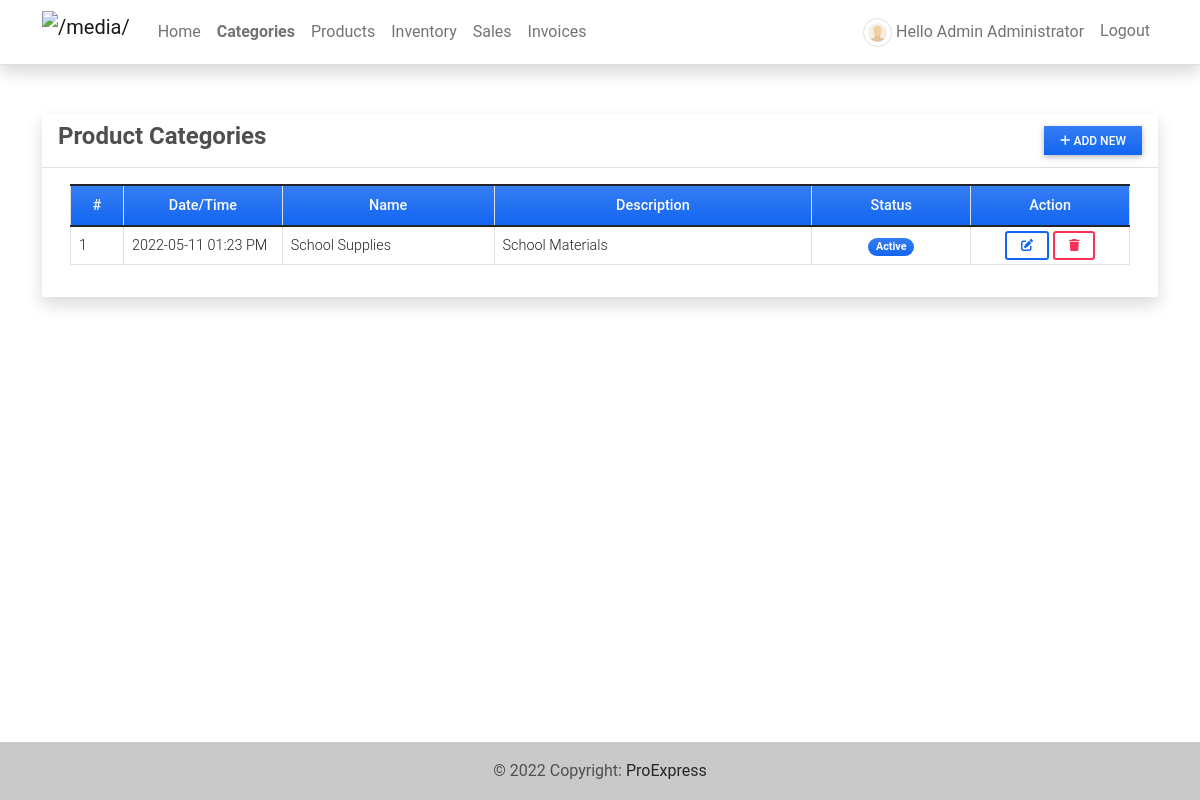
Screenshot of /category (signed in) with the database file from the repository.
### imsApp/models.py (models this page shows, shortened)
class Category(models.Model):
    name = models.CharField(max_length=250)
    description = models.TextField()
    status = models.CharField(max_length=2, choices=(('1','Active'),('2','Inactive')), default=1)
    date_created = models.DateTimeField(default=timezone.now)
    date_updated = models.DateTimeField(auto_now=True)

### imsApp/views.py (the view)
# urls.py: path('category',views.category_mgt,name='category-page'),
@login_required
def category_mgt(request):
    context['page_title'] = "Product Categories"
    categories = Category.objects.all()
    context['categories'] = categories
    return render(request, 'category_mgt.html', context)

### imsApp/templates/category_mgt.html (shortened to what this page needs)
{% extends 'base.html' %} {% block pageContent %}
<div class="col-lg-12 col-md-12 col-sm-12 col-xs-12">
    <div class="card card-default rounded-0 shadow ">
        <div class="card-header">
            <div class="d-flex w-100 align-items-center justify-content-between">
                <h4 class="card-title fw-bold">Product Categories</h4>
                <div class="tools">
                    <button type="button" class="btn btn-primary rounded-0 bg-gradient btn-sm" id='add_new'><i class="fa fa-plus"></i> Add New</button>
                </div>
            </div>
        </div>
        <div class="card-body">
            <div class="container-fluid">
                <table class="table table-bordered" id="category-list">
                    <colgroup>
                        <col width="5%">
                        <col width="15%">
                        <col width="20%">
                        <col width="30%">
                        <col width="15%">
                        <col width="15%">
                    </colgroup>
                    <thead>
                        <tr class="bg-gradient bg-primary bg-opacity-50 text-light">
                            <th class="px-2 py-2 text-center">#</th>
                            <th class="px-2 py-2 text-center">Date/Time</th>
                            <th class="px-2 py-2 text-center">Name</th>
                            <th class="px-2 py-2 text-center">Description</th>
                            <th class="px-2 py-2 text-center">Status</th>
                            <th class="px-2 py-2 text-center">Action</th>
                        </tr>
                    </thead>
                    <tbody>
                        {% for category in categories %}
                        <tr>
                            <td class="px-2 py-1 align-middle">{{ forloop.counter }}</td>
                            <td class="px-2 py-1 align-middle">{{ category.date_created|date:"Y-m-d h:i A" }}</td>
                            <td class="px-2 py-1 align-middle">{{ category.name }}</td>
                            <td class="px-2 py-1 align-middle">
                                <p class="m-0 text-truncate">{{ category.description }}</p>
                            </td>
                            <td class="px-1 py-1 align-middle text-center">
                                {% if category.status == '1' %}
                                <span class="badge bg-primary bg-gradient rounded-pill px-2">Active</span> {% else %}
                                <span class="badge bg-secondary bg-gradient rounded-pill px-2">Inactive</span> {% endif %}
                            </td>
                            <td class="px-2 py-1 align-middle text-center">
                                <a class="btn btn-outline-primary btn-sm edit-data" href="javascript:void(0)" data-id="{{ category.pk }}" title="Edit">
                                    <i class="fa fa-edit"></i>
                                </a>
                                <button class="btn btn-outline-danger btn-sm delete-data" type="button" data-id="{{ category.pk }}" title="Delete">
                                    <i class="fa fa-trash"></i>
                                </button>
                            </td>
                        </tr>
                        {% endfor %}
                    </tbody>
                </table>
            </div>
        </div>
    </div>
</div>
{% endblock pageContent %}

### imsApp/templates/topNavigation.html (shortened to what this page needs)
{% load static %}
<header>
    <nav class="navbar navbar-expand-lg navbar-light bg-white fixed-top shadow border-bottom">
        <div class="container">
            <a class="navbar-brand" target="_blank" href="{% url 'home-page' %}">
                <img src="{{ MEDIA_URL }}/default/yes.png" height="16" alt="{{ MEDIA_URL }}" loading="lazy" style="margin-top: -3px;" />
            </a>
            <div class="collapse navbar-collapse" id="navbarExample01">
                <ul class="navbar-nav me-auto mb-2 mb-lg-0" id="topNav">
                    {% if user.id %}
                    <li class="nav-item">
                        <a class="nav-link" aria-current="page" href="{% url 'home-page' %}">Home</a>
                    </li>
                    <li class="nav-item">
                        <a class="nav-link" aria-current="page" href="{% url 'category-page' %}">Categories</a>
                    </li>
                    <li class="nav-item">
                        <a class="nav-link" aria-current="page" href="{% url 'product-page' %}">Products</a>
                    </li>
                    <li class="nav-item">
                        <a class="nav-link" aria-current="page" href="{% url 'inventory-page' %}">Inventory</a>
                    </li>
                    <li class="nav-item">
                        <a class="nav-link" aria-current="page" href="{% url 'sales-page' %}">Sales</a>
                    </li>
                    <li class="nav-item">
                        <a class="nav-link" aria-current="page" href="{% url 'invoice-page' %}">Invoices</a>
                    </li>
                    {% endif %}
                </ul>
                <ul class="navbar-nav d-flex flex-row">
                    {% if user.id %} {% if user.profile.user_type == 1 %} {% endif %}
                    <li class="nav-item me-3 me-lg-0">
                        <a class="nav-link" href="{% url 'profile' %}">
                            <span class="me-1"><img src="{{ MEDIA_URL }}/default/default-avatar.png" alt="User Avatar" id="user-avatar" class="img-thumbnail rounded-circle"></span>Hello {{ user.first_name }} {{user.last_name}}
                        </a>
                    </li>
                    <li class="nav-item me-3 me-lg-0">
                        <a class="nav-link" href="{% url 'logout' %}">Logout</a>
                    </li>
                    {% endif %}
                </ul>
            </div>
        </div>
    </nav>
</header>

### static/assets/default/css/style.css (style rules this page uses)
html, body { height: 100%; width: 100%; max-height: 100%; overflow: auto; display: flex; flex-direction: column; }
body>header { flex-shrink: auto; }
#user-avatar { width: 1.8rem; height: 1.8rem; object-fit: scale-down; object-position: center center; }
.navbar-brand>img { height: 2em; }
.nav-item.active a.nav-link { font-weight: bolder !important; }

### rows the page displays
Category: date_created "2022-05-11 01:23 PM", name "School Supplies", description "School Materials", status "Active"

### other values shown
{{ user.first_name }} "Admin"
{{ user.last_name }} "Administrator"
